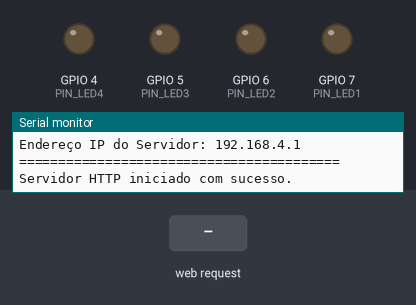
Recording of a sketch running on a simulated ESP32-S3. Shown: output pins drawn as LEDs (lit = HIGH), the last lines printed to the serial monitor. The inputs (shaded band) are chosen by the test bench.

Above: at 1.2 s.
1.3 s: HTTP request GET /calc?a=1 received
At 2.5 s:
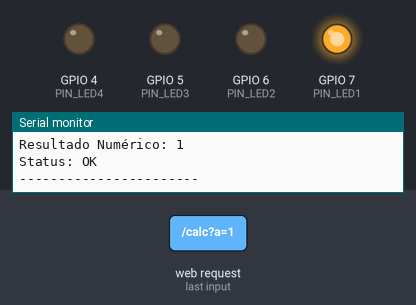
2.8 s: HTTP request GET /calc?b=1 received
At 3.8 s:
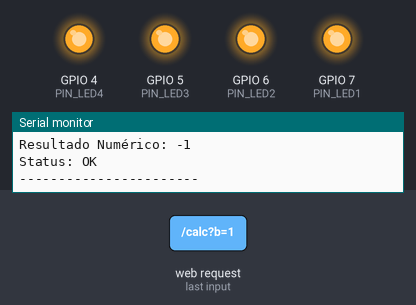
4.3 s: HTTP request GET /calc received
At 5.0 s:
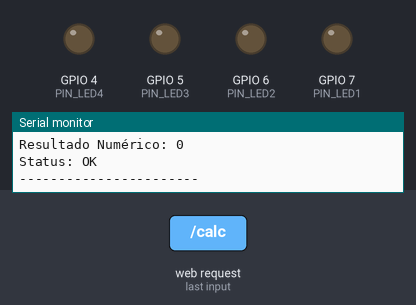
Timing chart, 0 to 7.3 s (numbered marks = the images above; inputs shaded):
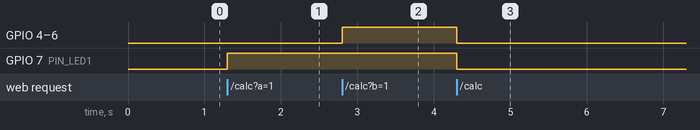

The sketch:

calculadora.ino
```cpp
#include <WiFi.h>
#include <WebServer.h>

const char* ssid = "LABPROC";
const char* password = "12345678";

WebServer server(80);

const long int PIN_LED1 = 7;
const long int PIN_LED2 = 6;
const long int PIN_LED3 = 5;
const long int PIN_LED4 = 4;

int8_t parse_to_int8(String a) {
  long int value = strtol(a.c_str(), NULL, 10);
  return (int8_t)value;
}

void setGPIOs(int8_t value) {
  digitalWrite(PIN_LED1, value & 0x01);
  digitalWrite(PIN_LED2, (value >> 1) & 0x01);
  digitalWrite(PIN_LED3, (value >> 2) & 0x01);
  digitalWrite(PIN_LED4, (value >> 3) & 0x01);
}

void handleRoot() {
  const char html[] PROGMEM = R"rawliteral(
<!DOCTYPE HTML><html>
<head>
  <title>ESP32 Calculator</title>
  <meta name="viewport" content="width=device-width, initial-scale=1">
  <link rel="icon" href="data:,">
  <style>
    html {font-family: Arial; display: inline-block; text-align: center;}
    body {max-width: 600px; margin:0px auto; padding: 25px;}
    input {width: 100px; font-size: 1.2rem; margin: 8px;}
    button {font-size: 1.1rem; padding: 10px 14px; margin: 8px;}
    #result {font-size: 1.4rem; margin-top: 20px; display: block; font-weight: bold;}
  </style>
</head>
<body>
  <h2>ESP32 Calculator</h2>
  <input type="number" id="valueA" placeholder="Value A">
  <input type="number" id="valueB" placeholder="Value B">
  <div>
    <button onclick="sendCalc('sum')">Sum</button>
    <button onclick="sendCalc('sub')">Subtract</button>
  </div>
  <span id="result">Result: </span>

<script>
async function sendCalc(op) {
  var a = document.getElementById('valueA').value;
  var b = document.getElementById('valueB').value;

  if (a === "" || b === "") {
    document.getElementById("result").innerHTML = "Result: Por favor, preencha ambos os campos.";
    return;
  }

  try {
    let resposta = await fetch(`/calc?a=${a}&b=${b}&op=${op}`);

    if (resposta.ok) {
      let texto = await resposta.text();
      document.getElementById("result").innerHTML = "Result: " + texto;
    } else {
      document.getElementById("result").innerHTML = "Result: Erro no servidor.";
    }
  } catch (erro) {
    document.getElementById("result").innerHTML = "Result: Erro de conexão.";
    console.error("Erro na requisição:", erro);
  }
}
</script>
</body>
</html>
)rawliteral";

  server.send(200, "text/html", html);
}

void calcular(){
    String a = server.arg("a");
    String b = server.arg("b");
    String op = server.arg("op");

    int8_t valueA = parse_to_int8(a);
    int8_t valueB = parse_to_int8(b);

    int tempResult = 0;
    bool overflow = false;

    if (op == "sum") {
      tempResult = (valueA + valueB);
      if (tempResult > 7 || tempResult < -8) {
        overflow = true;
      }
    } else {
      tempResult = valueA - valueB;
      if (tempResult < -8 || tempResult > 7) {
        overflow = true;
      }
    }

    String respostaServidor = "";

    if (overflow) {
      setGPIOs(0);
      respostaServidor = "Overflow! (Fora do limite de 4 bits)";
    } else {
      int8_t result = (int8_t)tempResult;
      setGPIOs(result);

      for (int i = 3; i >= 0; i--) {
        if ((result >> i) & 0x01) {
          respostaServidor += "1";
        } else {
          respostaServidor += "0";
        }
      }
    }

    Serial.print("Value A: "); Serial.println(valueA);
    Serial.print("Operation: "); Serial.println(op);
    Serial.print("Value B: "); Serial.println(valueB);
    Serial.print("Resultado Numérico: "); Serial.println(tempResult);
    Serial.print("Status: "); Serial.println(overflow ? "OVERFLOW!" : "OK");
    Serial.println("-----------------------");

    server.send(200, "text/plain", respostaServidor);
}

void setup() {
  Serial.begin(115200);
  Serial.println("\nIniciando configuração do ESP32...");

  pinMode(PIN_LED1, OUTPUT);
  pinMode(PIN_LED2, OUTPUT);
  pinMode(PIN_LED3, OUTPUT);
  pinMode(PIN_LED4, OUTPUT);

  WiFi.softAP(ssid, password);
  IPAddress IP = WiFi.softAPIP();

  Serial.println("=========================================");
  Serial.print("Rede Wi-Fi criada: "); Serial.println(ssid);
  Serial.print("Endereço IP do Servidor: "); Serial.println(IP);
  Serial.println("=========================================");

  server.on("/", handleRoot);
  server.on("/calc", calcular);
  server.begin();
  Serial.println("Servidor HTTP iniciado com sucesso.");
}

void loop() {
  server.handleClient();
  delay(2);
}
```

Measured:
- after the input at 1.3 s, GPIO 7 (PIN_LED1): LOW → HIGH at once
- after the input at 2.8 s, GPIO 4 (PIN_LED4), GPIO 5 (PIN_LED3), GPIO 6 (PIN_LED2): LOW → HIGH at once
- after the input at 4.3 s, GPIO 4 (PIN_LED4), GPIO 5 (PIN_LED3), GPIO 6 (PIN_LED2), GPIO 7 (PIN_LED1): HIGH → LOW at once
